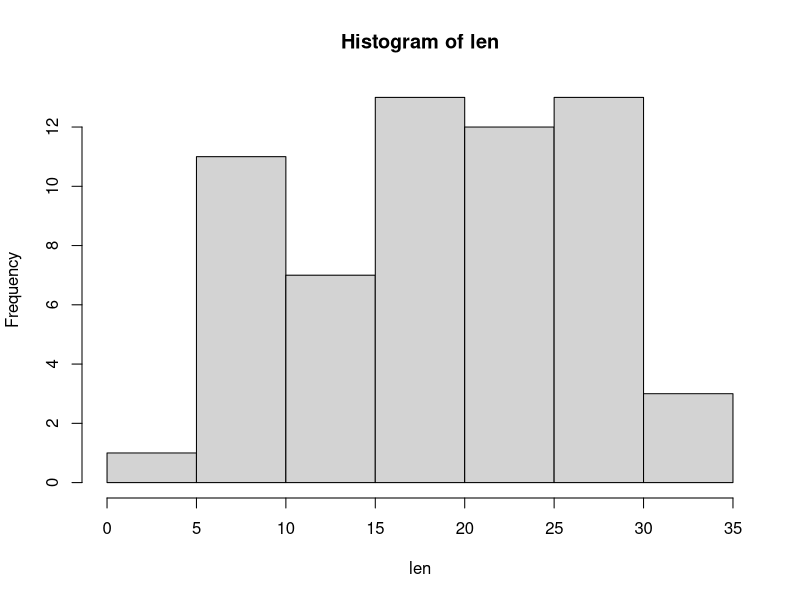
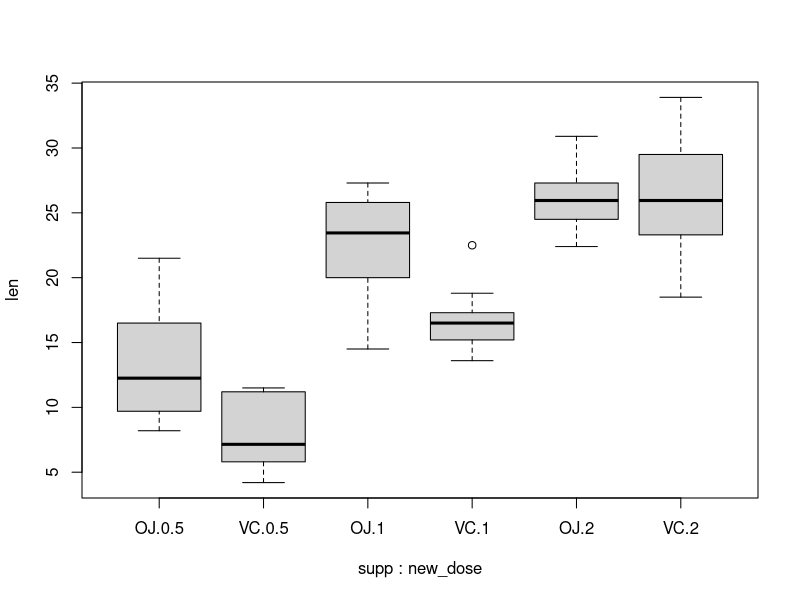
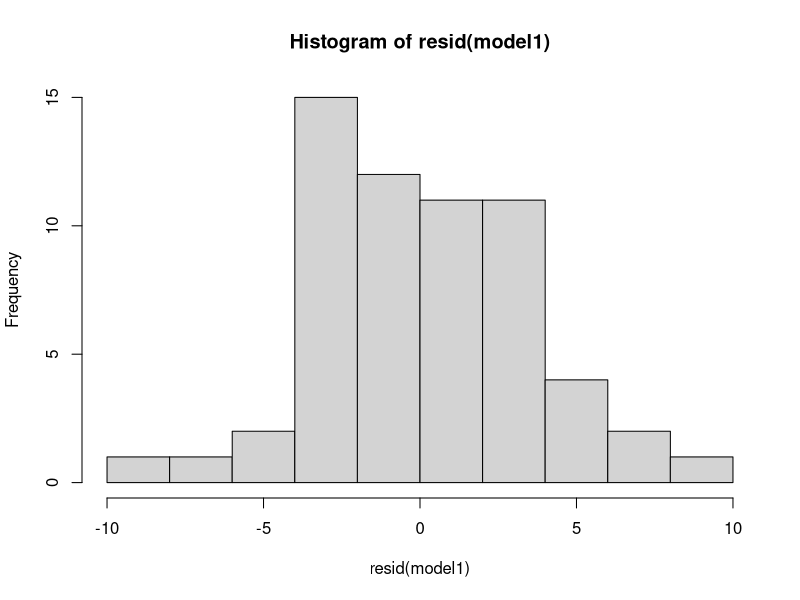
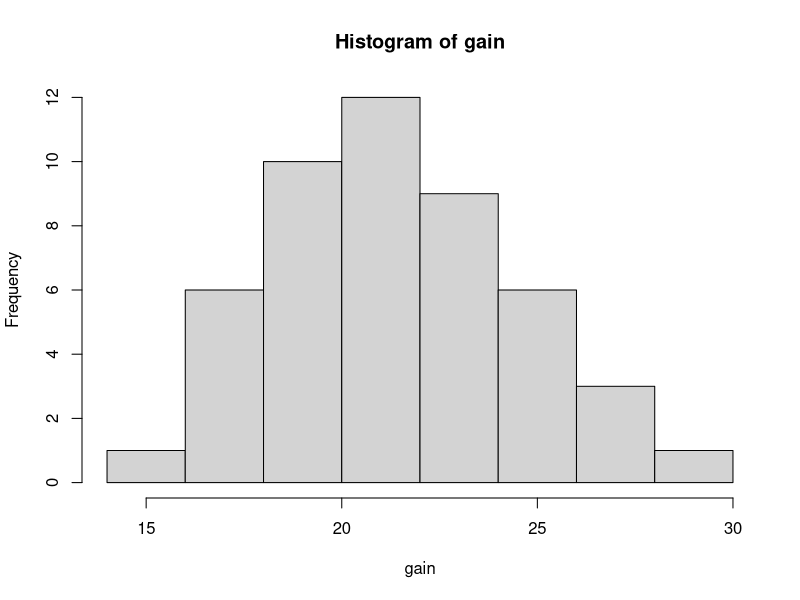
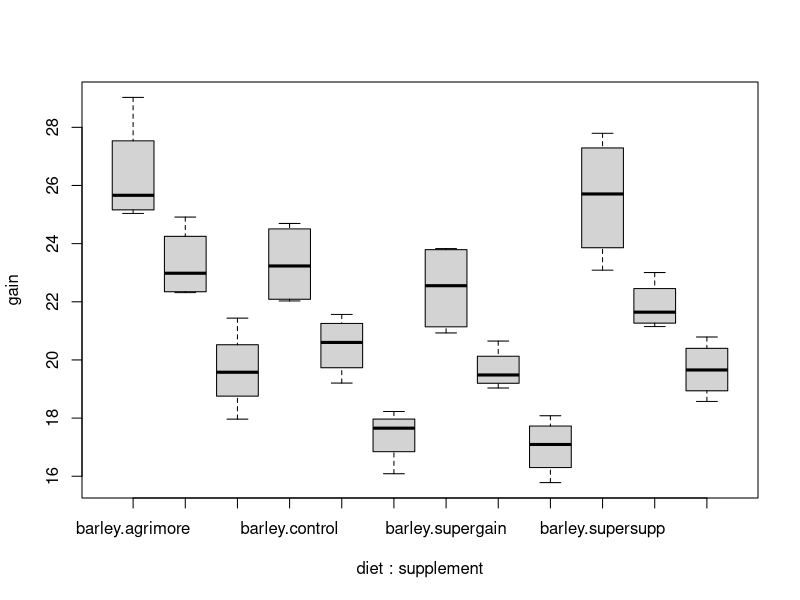
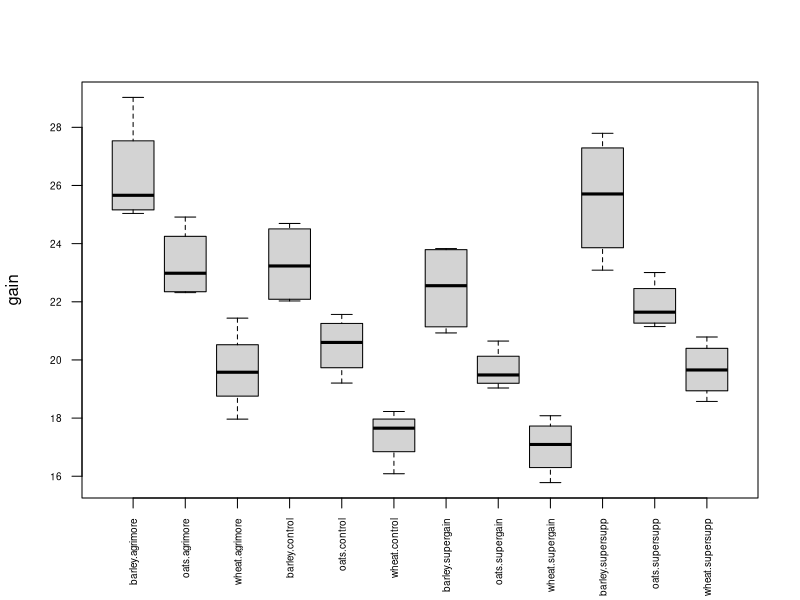
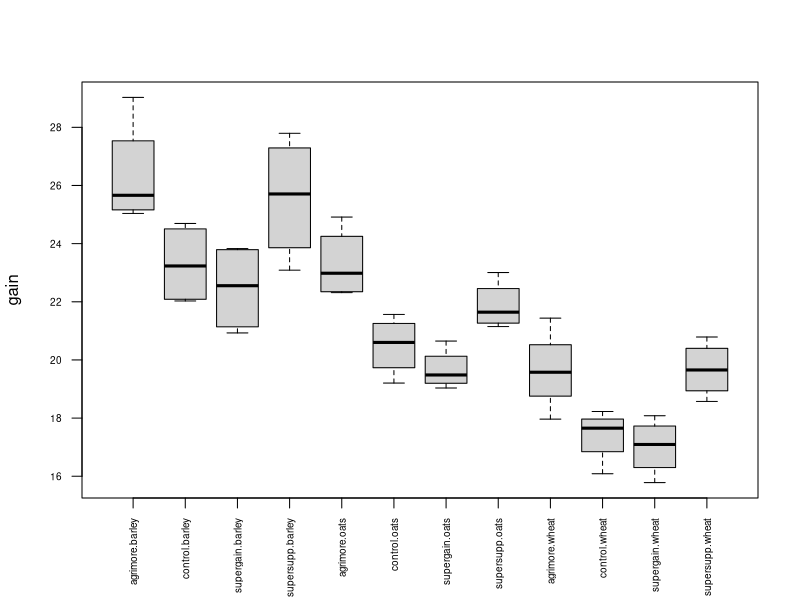
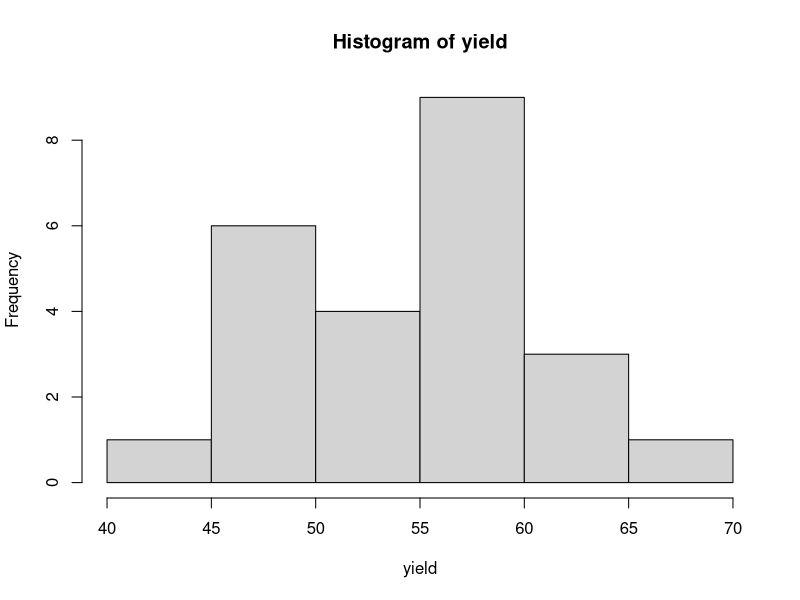

Generate these figures, in order, with R:
getwd()
setwd()

############## Two-Way ANOVA #############################

#Let's use some data in R: toothgrowth data
data() #opens a Window with all the available data sets 
data("ToothGrowth")

#Inspect the data
?ToothGrowth
attach(ToothGrowth)
str(ToothGrowth) #how many observations per group and level?
summary(ToothGrowth)

#transforming dose into a factor
new_dose<-as.factor(dose) #dose is numeric here, but should be a factor 
str(new_dose)

# Is the response variable "length" normally distributed?
hist(len)
shapiro.test(len)

#balanced design?
table(new_dose,supp)
#variances?
boxplot(len~supp:new_dose)
#for a more advanced boxplot of this dataset go to ?boxplot
?boxplot

#two-way ANOVA
#full model
model1<-aov(len~supp*new_dose,data=ToothGrowth) #interactive effect *
summary(model1)
#reduced model
model2<-aov(len~supp+new_dose,data=ToothGrowth) #single effect WITHOUT interaction +
summary(model2)

#Residuals
hist(resid(model1))

#which of the factor levels are significantly different from each other?
TukeyHSD(model1)
TukeyHSD(model2)

####################################
#Next: Sheep Growth data, gain of sheep with diet and supplement
shaun<-read.table("growth.txt",header=T)
attach(shaun)
str(shaun)

# Is the response variable "gain" normally distributed?
hist(gain)
shapiro.test(gain)

#balanced design?
table(supplement, diet)
#variances?
boxplot(gain~diet:supplement)
#how can you change the label for the x-Axis so that it is readable?
boxplot(gain~diet:supplement,las=2, cex.axis=0.6,xlab="")
#what happens if you switch diet and supplement?
boxplot(gain~supplement:diet,las=2, cex.axis=0.6,xlab="")

####################################
#EXERCISE: NOW TRY OUT A TWO-WAY ANOVA WITH THE SHEEPGROWTH DATA FOR YOURSELF

#2-way ANOVA

#remove non significant model variables


#Residuals?


#which of the factor levels are significantly different from each other?

#visualize your data again

##### What would you feed your farm animals? 

###################### 3-Way ANOVA ##############

#the dataset npk contains information about the effect of nitrogen, phosphate and potassium on the growth of peas
data("npk")
attach(npk)
str(npk)
summary(npk)
table(N, P, K)

# Is the response variable "yield" normally distributed?
hist(yield)
shapiro.test(yield)

#let's visualize our data
par(mfrow=c(2,2))
par(mar=c(2,2,1,1))
boxplot(yield~N, main="Nitrogen")
boxplot(yield~P, main="Phosphate")
boxplot(yield~K, main="Potassium")
boxplot(yield~block, main="Block")
graphics.off()

boxplot(yield~N*P*K)

#we can construct a full model
model<-aov(yield~N*P*K)
summary(model)

#let's try to reduce the model
#the non-significant treatments and treatment interactions are subsequently removed 
#to arrive at the minimum adequate model
model2<-aov(yield~N*P*K+Error(block))
summary(model2)

######################
#EXERCISE: FIND THE MINIMUM ADEQUATE MODEL FOR NPK DATASET

